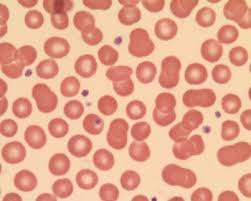
%> input picture kolokwium2/MPOC_LAB10/images_04.jpg, 251 x 201 px
$ octave zad2.m   (GNU Octave 9; MATLAB toolbox functions it lacks are replaced by stand-ins)
%> lines starting %> are read from the running program, lines starting %| are printed output that depends on the picture; in (x1, y1, x2, y2) boxes, pixels count from 0 and x2, y2 are one past the last pixel; in counts of white or black regions, pixels touching at a corner belong together; the program's own positions count from 1
clc; clear; close all;
pkg load image;
image_path = 'images_04.jpg';
I = imread(image_path);
%> I is the input picture: size 201x251x3 uint8; mean R, G, B 229.5, 167.2, 141.5
if size(I,3) == 3
    I = rgb2gray(I);
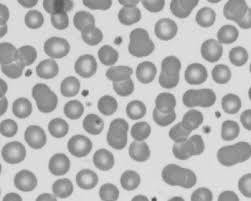
%> I: size 201x251 uint8; min 70, max 231, mean 182.9
end
threshold = graythresh(I);
%> threshold = 0.71
BW = im2bw(I, threshold);
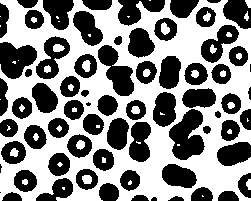
%> BW: size 201x251 logical; 52.4% white; 70 black regions (4 under 20 px), largest, box (x1, y1, x2, y2) and area: (169, 109, 205, 160) 1177, (98, 45, 134, 96) 955, (0, 42, 37, 79) 947
BW = ~BW;
se = ones(3,3);
BW_cleaned = imerode(BW, se);
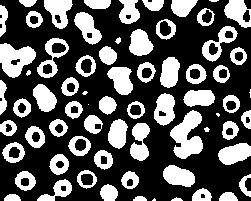
%> BW_cleaned: size 201x251 logical; 34.6% white; 69 white regions (6 under 20 px), largest, box (x1, y1, x2, y2) and area: (170, 110, 203, 159) 950, (0, 43, 36, 78) 788, (218, 143, 251, 165) 519
BW_cleaned = imdilate(BW_cleaned, se);
%> BW_cleaned: size 201x251 logical; 47.4% white; 68 white regions (1 under 20 px), largest, box (x1, y1, x2, y2) and area: (169, 109, 204, 160) 1176, (98, 45, 134, 96) 954, (0, 42, 37, 79) 947
D = -bwdist(~BW_cleaned);
mask = imextendedmin(D, 2);
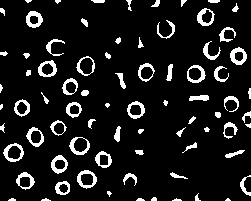
%> mask: size 201x251 logical; 10.2% white; 77 white regions (11 under 20 px), largest, box (x1, y1, x2, y2) and area: (26, 11, 43, 28) 168, (230, 47, 247, 65) 167, (77, 170, 97, 189) 163
D2 = imimposemin(D, mask);
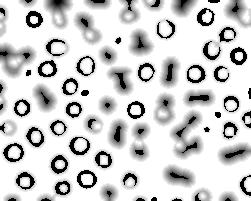
%> D2: size 201x251 single; 10.2% of the values are NaN or infinite; the others: min -12.79, max 0.015, mean -1.2; drawn with min black, max white, NaN and infinite black
L = watershed(D2);
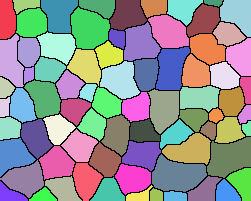
%> L: size 201x251 uint8; 78 distinct labels, from 0 to 77; one colour per label, 0 black
BW_final = BW_cleaned;
BW_final(L == 0) = 0;
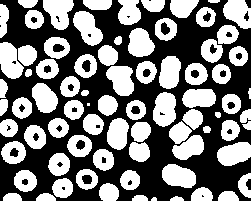
%> BW_final: size 201x251 logical; 47.2% white; 78 white regions (1 under 20 px), largest, box (x1, y1, x2, y2) and area: (73, 11, 103, 46) 643, (153, 92, 176, 127) 635, (43, 0, 74, 30) 627
figure;
subplot(2,3,1); imshow(I); title('Oryginalny Obraz');
subplot(2,3,2); imshow(BW); title('Obraz Binarny');
subplot(2,3,3); imshow(BW_cleaned); title('Po Usunięciu Szumu');
subplot(2,3,4); imshow(D, []); title('Transformacja Odległościowa');
subplot(2,3,5); imshow(L, []); title('Segmentacja Watershed');
subplot(2,3,6); imshow(BW_final); title('Finalne Rozdzielone Obiekty');

$ run again, with kolokwium2/MPOC_LAB10/images_01.jpg copied over kolokwium2/MPOC_LAB10/images_04.jpg
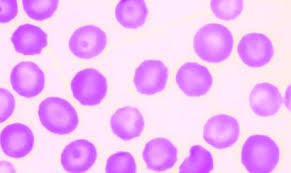
%> input picture kolokwium2/MPOC_LAB10/images_01.jpg, 291 x 173 px
%> I is the input picture: size 173x291x3 uint8; mean R, G, B 242.1, 190.1, 248.6
%> I: size 173x291 uint8
%> threshold = 0.8
%> `BW = im2bw(I, threshold);`:
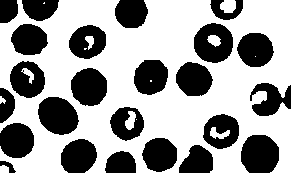
%> BW: size 173x291 logical; 61.7% white; 24 black regions, largest, box (x1, y1, x2, y2) and area: (241, 135, 279, 173) 1214, (38, 97, 79, 135) 1181, (194, 23, 233, 63) 1123
%> mask: size 173x291 logical; 2% white; 25 white regions (2 under 20 px), largest, box (x1, y1, x2, y2) and area: (115, 113, 127, 135) 88, (0, 161, 15, 173) 86, (260, 92, 276, 111) 81
%> `L = watershed(D2);`:
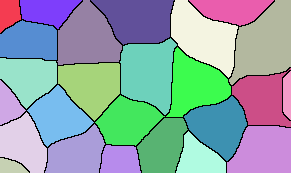
%> L: size 173x291 uint8; 26 distinct labels, from 0 to 25; one colour per label, 0 black
%> BW_final: size 173x291 logical; 38.2% white; 25 white regions, largest, box (x1, y1, x2, y2) and area: (241, 135, 279, 173) 1214, (38, 97, 78, 135) 1179, (194, 23, 233, 63) 1121

$ run again, with kolokwium2/MPOC_LAB10/images_2.jpg copied over kolokwium2/MPOC_LAB10/images_04.jpg
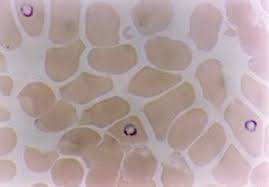
%> input picture kolokwium2/MPOC_LAB10/images_2.jpg, 269 x 187 px
%> I is the input picture: size 187x269x3 uint8; mean R, G, B 180.1, 161.2, 161.3
%> I: size 187x269 uint8
%> threshold = 0.663
%> `BW = im2bw(I, threshold);`:
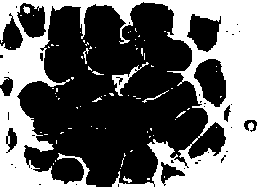
%> BW: size 187x269 logical; 43% white; 75 white regions (66 under 20 px), largest, box (x1, y1, x2, y2) and area: (0, 0, 269, 187) 20955, (112, 62, 149, 96) 250, (142, 90, 169, 103) 46
%> mask: size 187x269 logical; 2.3% white; 29 white regions, largest, box (x1, y1, x2, y2) and area: (9, 129, 16, 148) 72, (159, 48, 178, 57) 67, (100, 21, 105, 34) 60
%> L: size 187x269 uint8; 30 distinct labels, from 0 to 29
%> `BW_final(L == 0) = 0;`:
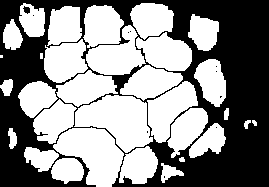
%> BW_final: size 187x269 logical; 54.8% white; 11 black regions (9 under 20 px), largest, box (x1, y1, x2, y2) and area: (0, 0, 269, 187) 22675, (23, 6, 30, 14) 37

$ run again, with kolokwium2/MPOC_LAB10/images_3.jpg copied over kolokwium2/MPOC_LAB10/images_04.jpg
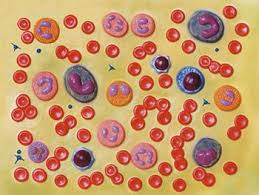
%> input picture kolokwium2/MPOC_LAB10/images_3.jpg, 259 x 195 px
%> I is the input picture: size 195x259x3 uint8; mean R, G, B 200.9, 153.1, 106.6
%> I: size 195x259 uint8
%> threshold = 0.576
%> mask: size 195x259 logical; 7.4% white; 68 white regions, largest, box (x1, y1, x2, y2) and area: (105, 165, 124, 185) 168, (38, 77, 57, 100) 166, (47, 148, 67, 168) 110
%> L: size 195x259 uint8; 69 distinct labels, from 0 to 68
%> `BW_final(L == 0) = 0;`:
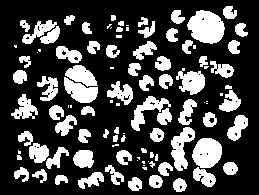
%> BW_final: size 195x259 logical; 27.5% white; 102 white regions (29 under 20 px), largest, box (x1, y1, x2, y2) and area: (187, 10, 225, 44) 931, (192, 138, 222, 168) 700, (171, 127, 195, 171) 547
